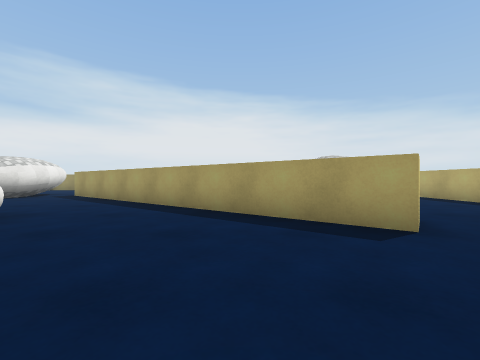
View 1 (above)

20 first-person views from a walk through a 3-D level made in the Unity game engine. The camera is 0.68 m above the floor, looks level and sees 90° across. The floor is counted in squares, 1 m on a side. Each view is taken from the middle of a square. On the plan, view 1 faces up. The plan holds only what a view shows up to about 9 squares ahead; the rest is blank. The player character is not drawn. Surface patterns are stand-ins for the level's own textures.

View 2
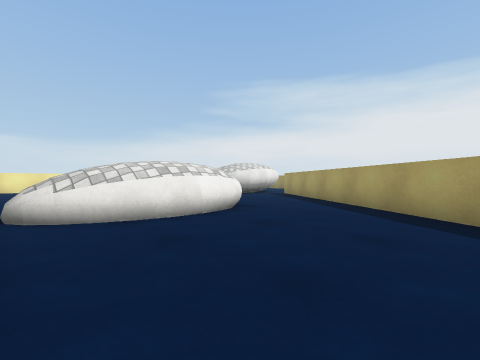

View 3
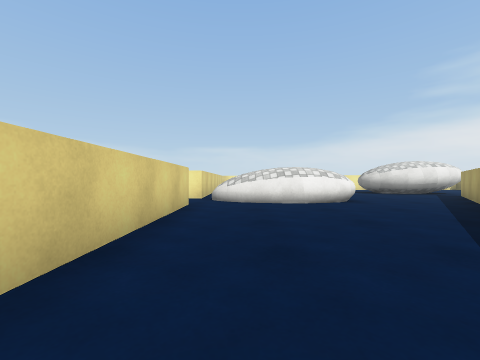

View 4
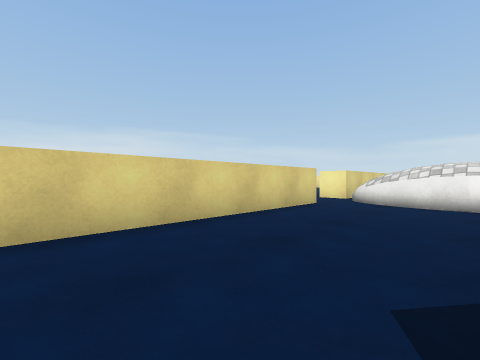

View 5
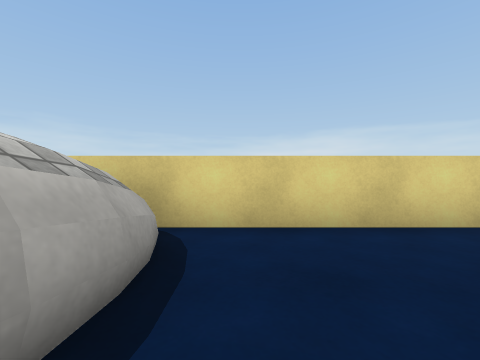

View 6
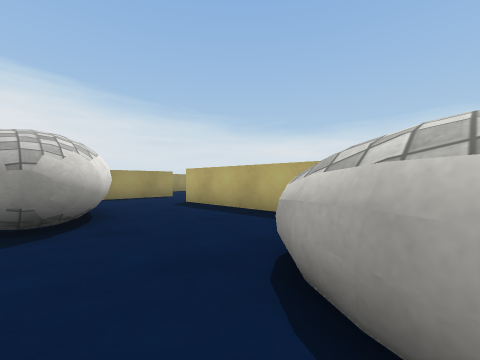

View 7
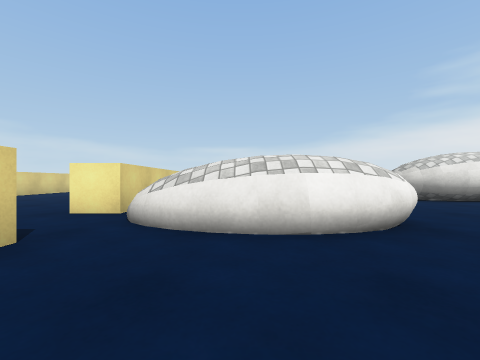

View 8
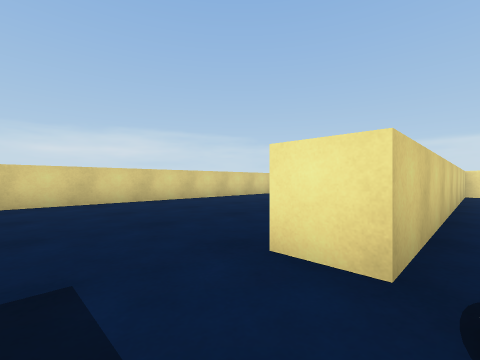

View 9
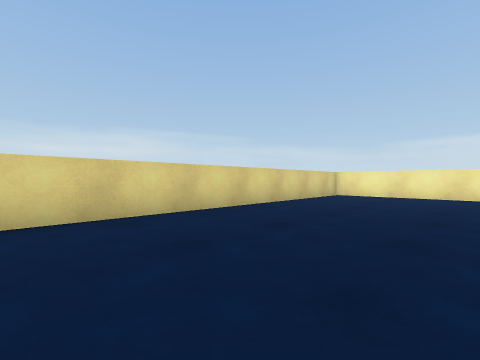

View 10
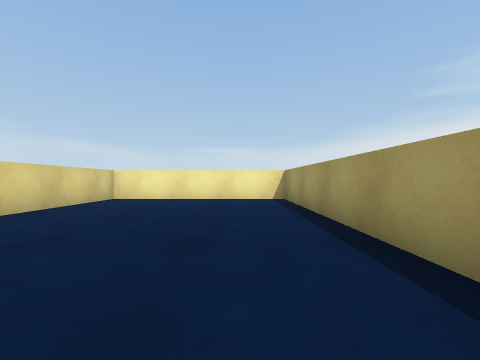

View 11
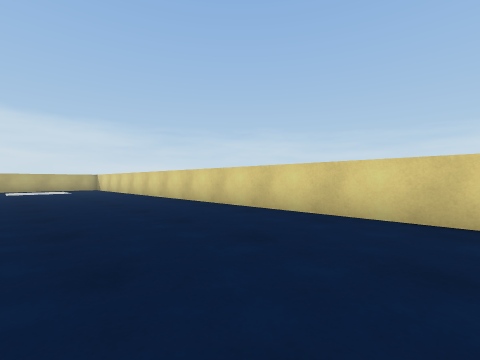

View 12
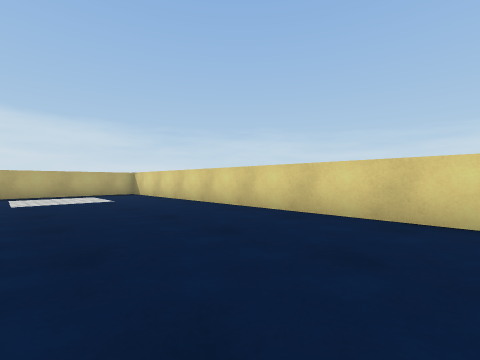

View 13
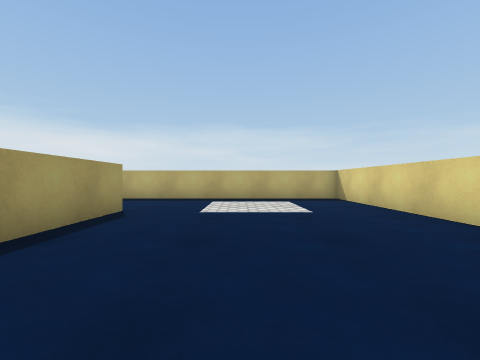

View 14
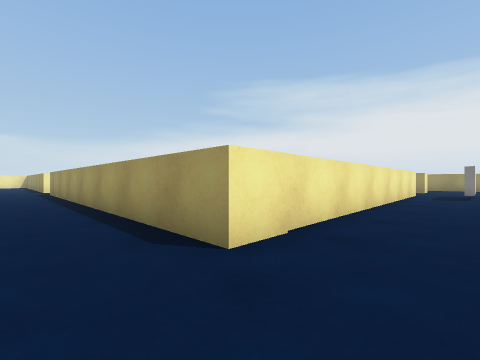

View 15
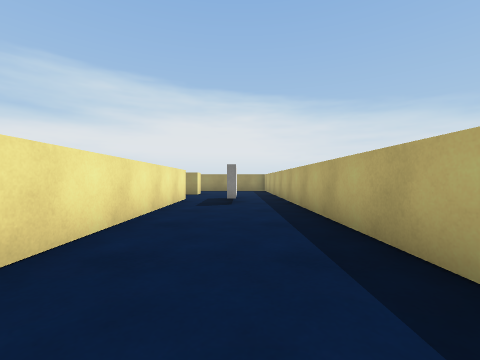

View 16
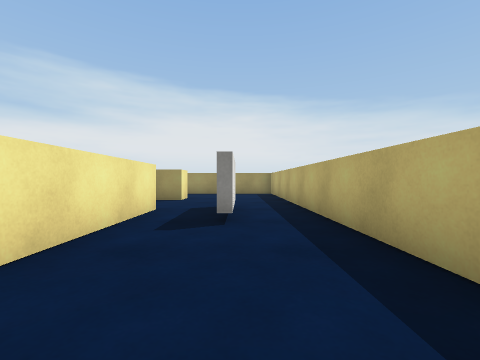

View 17
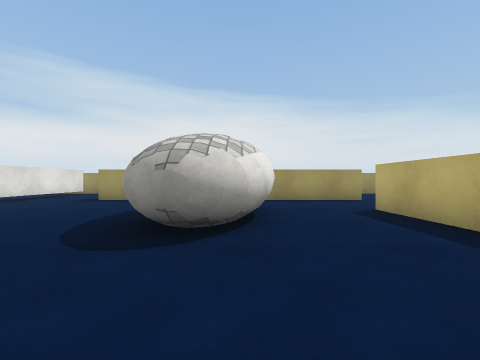

View 18
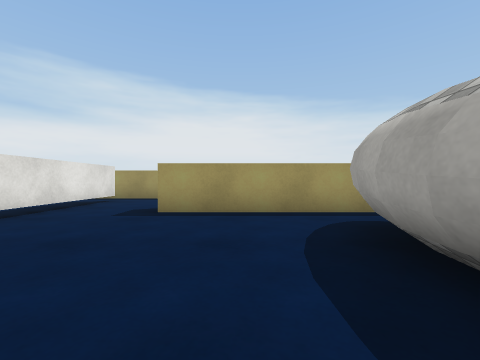

View 19
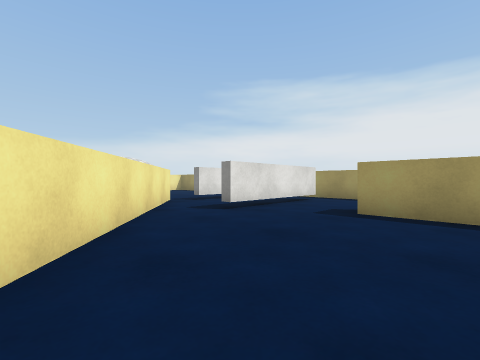

View 20
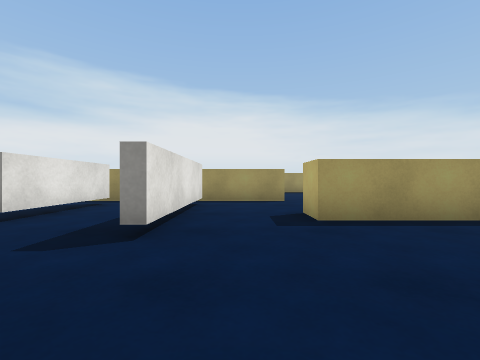

### Floor plan
Key: @ floor where view 1 was taken; # wall or solid block; x gap in a wall; . main floor; : floor 0.05 m higher than the main floor; = window, fence, low wall or low ledge; ^ raised ledge; T thing the floor can be seen under or through.
Columns run from 17 left of view 1 to 12 right of it. Each row starts with its distance up from view 1.
 16            ######.
 15           .x .x...
 14           .#..T...
 13           .#..T..#       #...#
 12           .x..T..#########...#
 11            #..T.....# .......#
 10            ##.......# .....#.#
  9         ##..##.....###..##.#.#
  8         #....##....###..##.#.#
  7         ......###...##..##...#
  6           ......## .....##...#
  5            ......##.....##...#
  4             #^....##..#  #...#
  3              #.......##  #...#
  2              ^.......#   #...
  1             ^=.......^   #..
  0 #...........^....@...^   #...#
 -1 ############..############...#
 -2 #............................#
 -3 #............................#
 -4 #........................:::.#
 -5 #........................:::.#
 -6 #............................#
 -7 #............................#
 -8 ##############################

Positions as (right, up) in squares from view 1, and headings:
1: (0, 0), facing up
2: (0, 0), facing up-left
3: (3, 1), facing left
4: (3, 3), facing down-left
5: (3, 3), facing down
6: (3, 3), facing up-right
7: (-1, 2), facing left
8: (-4, 0), facing down-left
9: (-6, -3), facing down-left
10: (-8, -3), facing left
11: (-6, -3), facing down-right
12: (0, -3), facing down-right
13: (3, -4), facing right
14: (10, -3), facing up-left
15: (10, 1), facing up
16: (10, 4), facing up
17: (4, 4), facing up
18: (1, 7), facing up
19: (1, 7), facing up-left
20: (-2, 8), facing up
